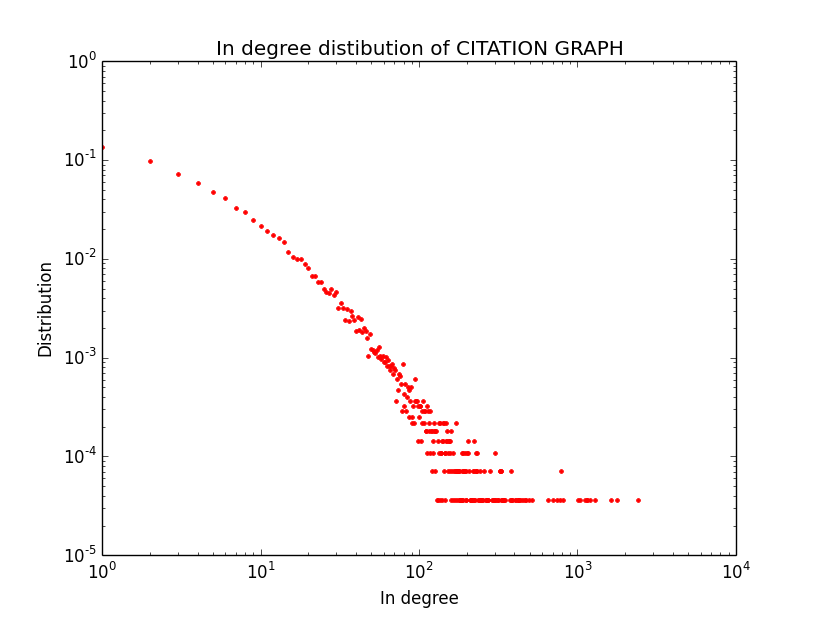

Reproduce this figure in Python.
#!/usr/bin/python
"""
This file use citation graph to calcute the degrees distribution.
The url of the graph is
http://storage.googleapis.com/codeskulptor-alg/alg_phys-cite.txt
"""

# imports
import urllib2
import matplotlib.pylab as plt

def load_graph(graph_url):
    """
    Function loads a graph
    Returns a dictionary that models a graph
    """
    graph_file = urllib2.urlopen(graph_url)
    graph_text = graph_file.read()
    graph_lines = graph_text.split('\n')
    graph_lines = graph_lines[ : -1]

    answer_graph = {}
    for line in graph_lines:
        neighbors = line.split(' ')
        node = int(neighbors[0])
        answer_graph[node] = set([])
        for neighbor in neighbors[1 : -1]:
            answer_graph[node].add(int(neighbor))
    return answer_graph

def make_graph_use_nodes(nodes):
    """
    Function use nodes provided to create a new graph.
    Return a dictory whose keys are nodes, values are 0.
    """
    digraph = {}
    for node in nodes:
        digraph[node] = 0
    return digraph


def compute_in_degrees(digraph):
    """
    Function takes a directed graph digraph (represented as a dictionary)
    and computes the in-degrees for the nodes in the graph.
    Returns a dictory whose keys are nodes and valuse are degrees.
    """
    nodes = digraph.keys()
    degree_digraph = make_graph_use_nodes(nodes)
    for node in nodes:
        neighbors = digraph[node]
        for neighbor in neighbors:
            degree_digraph[neighbor] = degree_digraph[neighbor] + 1

    print "Number of nodes is",len(nodes)
    degrees = degree_digraph.values()
    sum_degrees = 0
    for degree in degrees:
        sum_degrees = sum_degrees + degree
    print "Everage of degree is", sum_degrees/len(nodes)
    return degree_digraph

def in_degree_distribution(digraph):
    """
    Function takes a directed graph digraph (represented as a dictionary)
    and computes the unnormalized distribution of the in-degrees
    of the graph.

    Returns a dictory whose keys are degrees and valuses
    are normalized numbers of degrees.
    """

    nodes = digraph.keys()
    degree_distribution = {}
    degree_digraph = compute_in_degrees(digraph)

    max_degree = 0
    for node in nodes:
        degree = degree_digraph[node]
        if degree_distribution.get(degree) != None:
            degree_distribution[degree] = degree_distribution[degree] + 1
        else:
            degree_distribution[degree] =  1
        if degree > max_degree:
            max_degree = degree

    #normailze
    degrees = degree_distribution.keys()
    total_number_of_degree = sum(degree_distribution.values())
    for degree in degrees:
        degree_distribution[degree] = float(degree_distribution[degree]) \
                /float(total_number_of_degree)
    return degree_distribution

def plot_degree_distribution(degree_distribution):
    """
    Function plots the degree distribution use matplotlib.pylab
    """
    degrees = degree_distribution.keys()
    number_of_degrees = degree_distribution.values()

    plt.loglog(degrees, number_of_degrees, 'r', marker='.', linestyle='None')
    plt.title("In degree distibution of CITATION GRAPH")
    plt.xlabel('In degree')
    plt.ylabel('Distribution')
    plt.show()

if __name__ == "__main__":
    CITATION_URL = 'http://storage.googleapis.com/codeskulptor-alg/alg_phys-cite.txt'
    GRAPH = load_graph(CITATION_URL)
    CITATION_DEGREE_DISTRIBUTION = in_degree_distribution(GRAPH)
    plot_degree_distribution(CITATION_DEGREE_DISTRIBUTION)
